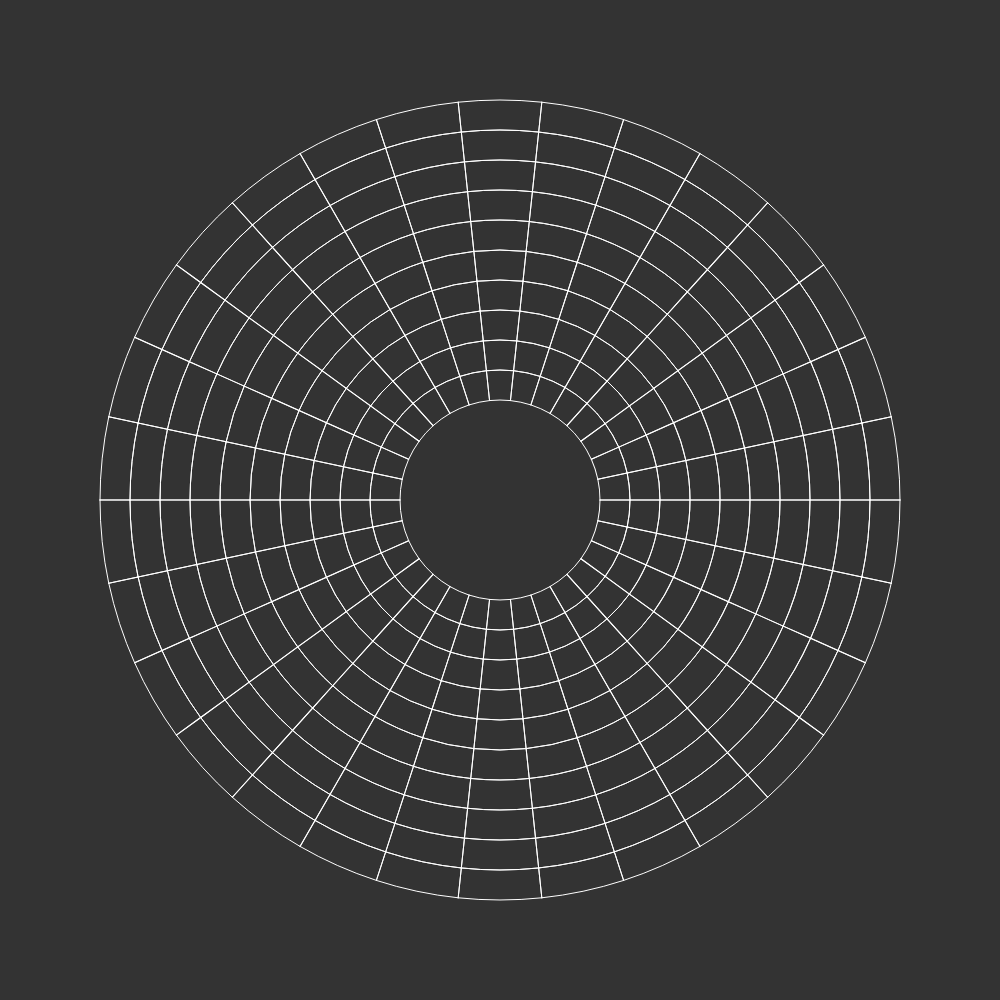
Frame 1 (no input)
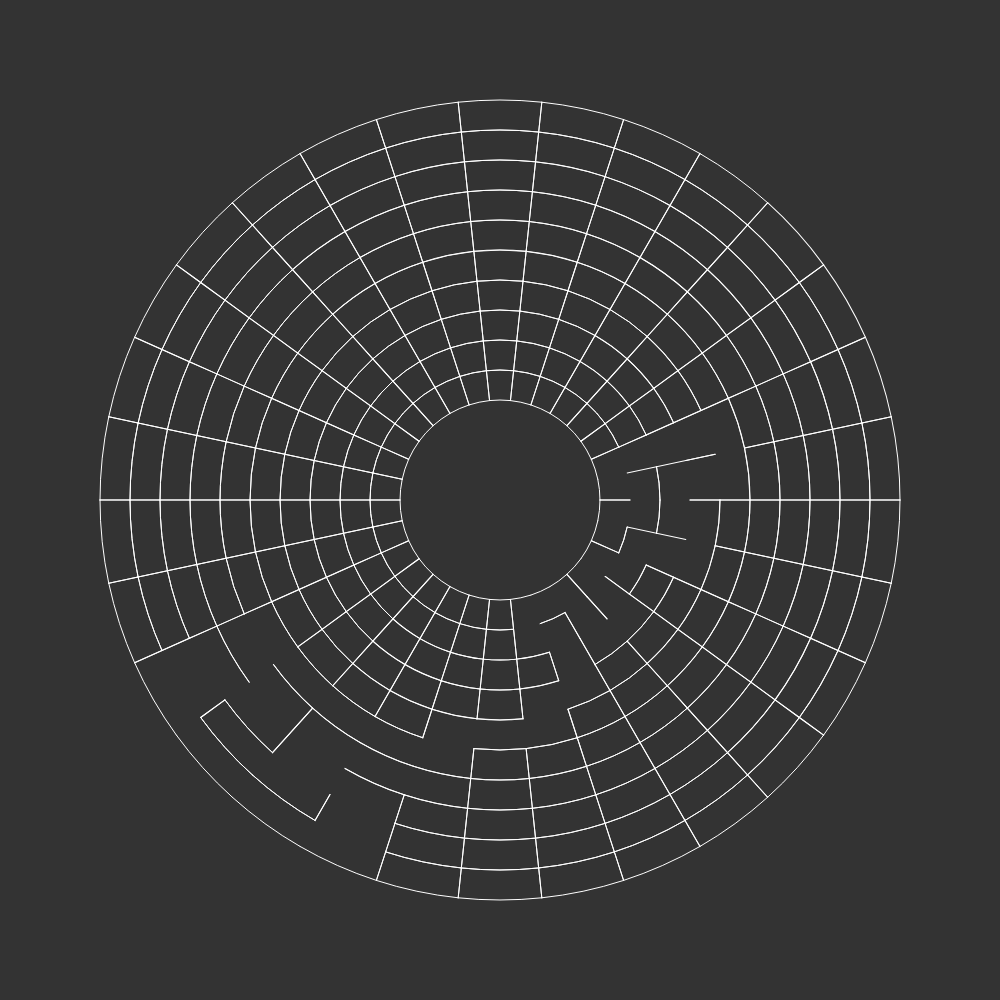
Frame 60 (no input)
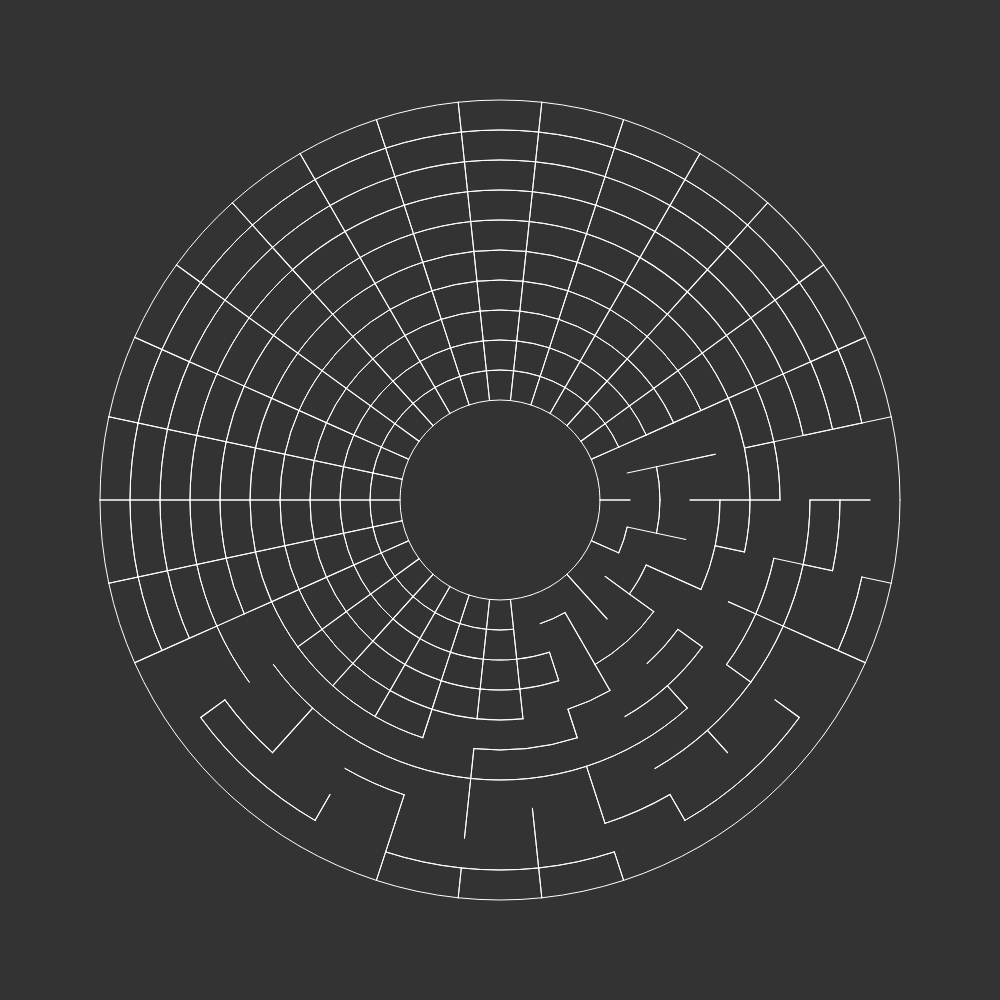
Frame 120 (the mouse pressed at the canvas centre since frame 60)

The p5.js sketch that drew these frames (run headless with seeded random() and noise() and a simulated clock; from frame 60 on, the mouse is pressed at the canvas centre):

// p5.js sketch
// ── sketch.js
// Daniel Shiffman
// http://codingrainbow.com

// Depth-first search
// Recursive backtracker
// https://en.wikipedia.org/wiki/Maze_generation_algorithm

var cols=30;
var rows=10;
var grid = [];
var innerDonut =  100;
var outsideDonut = 400;
var cellHeight=(outsideDonut - innerDonut)/rows;
var cellWidth = (2 * Math.PI) / cols;




var current;

var stack = [];

function setup() {
  ellipseMode(RADIUS);
  createCanvas(1000, 1000);
  background(0);



  for (var   j = 0; j < rows; j++) {
    for (var i = 0; i < cols; i++) {
      var cell = new Cell(i, j);
      grid.push(cell);
    }
  }

  current = grid[Math.floor(Math.random() * cols * rows + 1)];


}

function draw() {
  background(51);
  for (var i = 0; i < grid.length; i++) {
    grid[i].show();
  }

  current.visited = true;
  // STEP 1
  var next = current.checkNeighbors();
  if (next) {
    next.visited = true;

    // STEP 2
    stack.push(current);

    // STEP 3
    removeWalls(current, next);

    // STEP 4
    current = next;
  } else if (stack.length > 0) {
    current = stack.pop();
  }


}

function index(i, j) {
  if (i < 0 || j < 0 || i > cols-1 || j > rows-1) {
    return -1;
  }
  return i + j * cols;
}


function removeWalls(a, b) {
  var x = a.i - b.i;
  
  if (x >= 1) {
    a.walls[3] = false;
    b.walls[1] = false;
  } else if (x <= -1) {
    a.walls[1] = false;
    b.walls[3] = false;
  }
  
  if (a.i== 29 && b.i == 0){
    a.walls[1] = false;
    b.walls[3] = false;
  } else if ( a.i==0 && b.i==29){
    a.walls[3] = false;
    b.walls[1] = false;
  }


  var y = a.j - b.j;
  //console.log(a.j);
  if (y >= 1) {
    a.walls[0] = false;
    b.walls[2] = false;
  } else if (y <= -1) {
    a.walls[2] = false;
    b.walls[0] = false;
  }
}

// ── cell.js
// Daniel Shiffman
// http://codingrainbow.com

// Depth-first search
// Recursive backtracker
// https://en.wikipedia.org/wiki/Maze_generation_algorithm

function Cell(i, j) {
  this.i = i;
  this.j = j;
  this.walls = [true, true, true, true];
  this.visited = false;

  this.checkNeighbors = function() {
    var neighbors = [];

    var top    = grid[index(i, j -1)];
    var right  = grid[index(i+1, j)];
    var bottom = grid[index(i, j+1)];
    var left   = grid[index(i-1, j)];

    if (i+1==cols){
      right = grid[index(0,j)];
    }else if (i==0){
      left = grid[index(cols-1,j)];
    }

    if (top && !top.visited) {
      neighbors.push(top);
    }
    if (right && !right.visited) {
      neighbors.push(right);
    }
    if (bottom && !bottom.visited) {
      neighbors.push(bottom);
    }
    if (left && !left.visited) {
      neighbors.push(left);
    }

    if (neighbors.length > 0) {
      var r = floor(random(0, neighbors.length));
      return neighbors[r];
    } else {
      return undefined;
    }

  }


  this.show = function() {
    stroke(255);
    noFill();
    if (this.walls[0]) {
       arc(width/2    , height/2    , innerDonut + (rows-j)*cellHeight, innerDonut + (rows-j)*cellHeight, i*cellWidth, (i+1)*cellWidth);

    }

    if (this.walls[1]) {
      translate(width/2,height/2);
      rotate(Math.PI/2 + (i+1)*cellWidth);
      line(0,-(outsideDonut)+(j*cellHeight),0,-(outsideDonut)+((j+1)*cellHeight));
      rotate(-(Math.PI/2 + (i+1)*cellWidth));
      translate(-width/2,-height/2);
    }
    
    if (this.walls[2]) {
      arc(width/2    , height/2    , innerDonut + (rows-j-1)*cellHeight, innerDonut + (rows-j-1)*cellHeight, i*cellWidth, (i+1)*cellWidth);
    }

    if (this.walls[3]) {
      translate(width/2,height/2);
      rotate(Math.PI/2 + i*cellWidth);
      line(0,-(outsideDonut)+(j*cellHeight),0,-(outsideDonut)+((j+1)*cellHeight));
      rotate(-(Math.PI/2 + i*cellWidth));
      translate(-width/2,-height/2);
    }

   
  }
}
